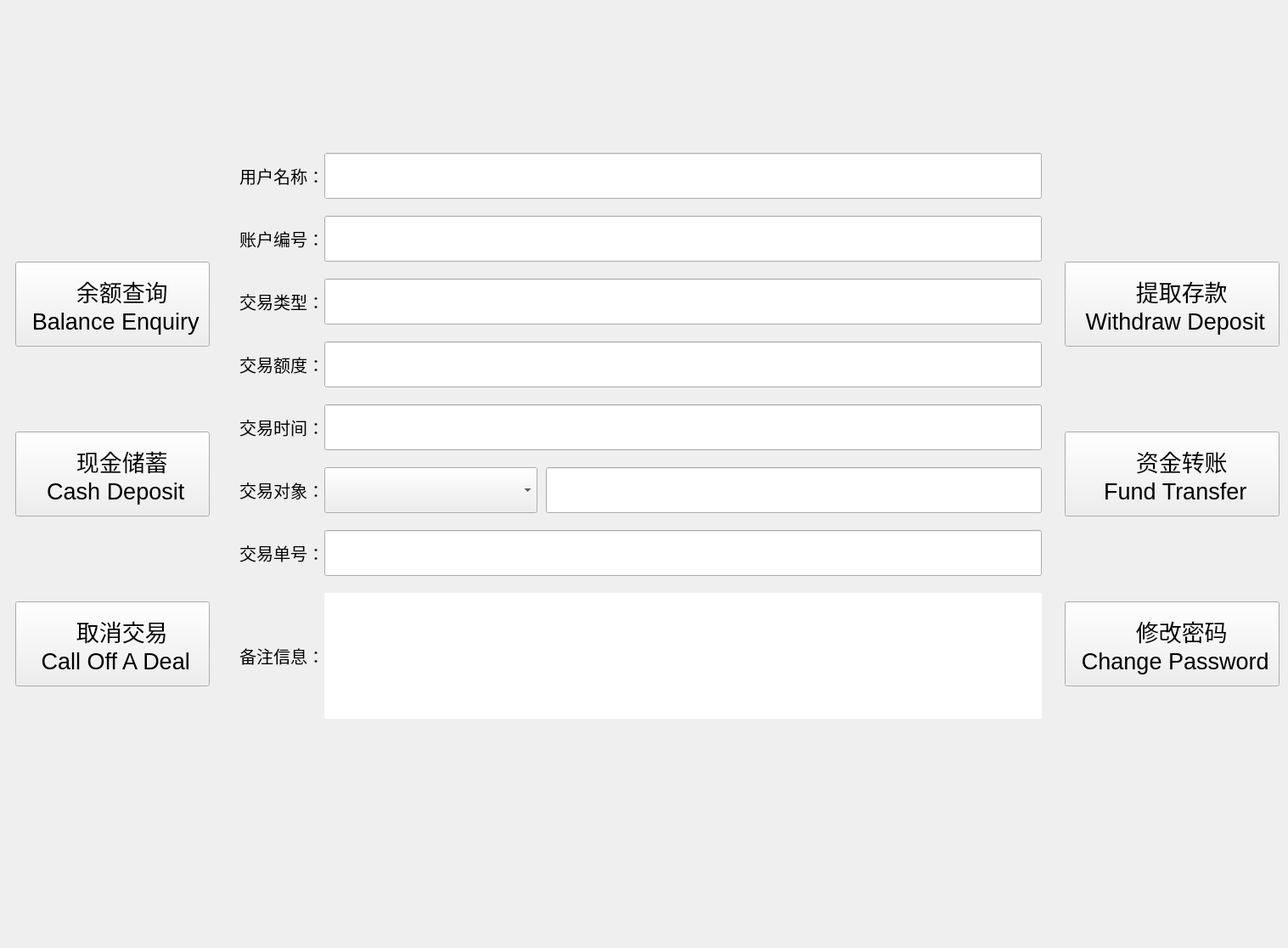
<?xml version="1.0" encoding="UTF-8"?>
<ui version="4.0">
 <class>MainWindow</class>
 <widget class="QMainWindow" name="MainWindow">
  <property name="geometry">
   <rect>
    <x>0</x>
    <y>0</y>
    <width>1517</width>
    <height>1116</height>
   </rect>
  </property>
  <property name="windowTitle">
   <string>MainWindow</string>
  </property>
  <property name="styleSheet">
   <string notr="true"/>
  </property>
  <widget class="QWidget" name="CentralWidget">
   <layout class="QHBoxLayout" name="horizontalLayout">
    <property name="spacing">
     <number>0</number>
    </property>
    <property name="leftMargin">
     <number>0</number>
    </property>
    <property name="topMargin">
     <number>0</number>
    </property>
    <property name="rightMargin">
     <number>0</number>
    </property>
    <property name="bottomMargin">
     <number>0</number>
    </property>
    <item>
     <widget class="QStackedWidget" name="StackedWidget">
      <property name="currentIndex">
       <number>0</number>
      </property>
      <widget class="QWidget" name="Wallpaper">
       <property name="sizePolicy">
        <sizepolicy hsizetype="Preferred" vsizetype="Preferred">
         <horstretch>0</horstretch>
         <verstretch>0</verstretch>
        </sizepolicy>
       </property>
       <layout class="QHBoxLayout" name="WallpapperLayout" stretch="1,8,1">
        <item>
         <widget class="QStackedWidget" name="ButtonGroup">
          <widget class="QWidget" name="Group">
           <layout class="QVBoxLayout" name="LeftButtonBoxLayout" stretch="1,98,1">
            <item>
             <spacer name="LeftButton_verticalSpacer_top">
              <property name="orientation">
               <enum>Qt::Vertical</enum>
              </property>
              <property name="sizeType">
               <enum>QSizePolicy::Minimum</enum>
              </property>
              <property name="sizeHint" stdset="0">
               <size>
                <width>20</width>
                <height>80</height>
               </size>
              </property>
             </spacer>
            </item>
            <item>
             <layout class="QVBoxLayout" name="LeftButtonBox" stretch="1,1,1">
              <property name="spacing">
               <number>100</number>
              </property>
              <item>
               <widget class="QToolButton" name="Balance_Button">
                <property name="sizePolicy">
                 <sizepolicy hsizetype="Expanding" vsizetype="Fixed">
                  <horstretch>0</horstretch>
                  <verstretch>0</verstretch>
                 </sizepolicy>
                </property>
                <property name="minimumSize">
                 <size>
                  <width>0</width>
                  <height>100</height>
                 </size>
                </property>
                <property name="font">
                 <font>
                  <pointsize>20</pointsize>
                 </font>
                </property>
                <property name="text">
                 <string>   余额查询
 Balance Enquiry</string>
                </property>
                <property name="icon">
                 <iconset resource="src.qrc">
                  <normaloff>:/Image/inquire.png</normaloff>:/Image/inquire.png</iconset>
                </property>
                <property name="iconSize">
                 <size>
                  <width>100</width>
                  <height>100</height>
                 </size>
                </property>
                <property name="autoRepeatDelay">
                 <number>300</number>
                </property>
                <property name="toolButtonStyle">
                 <enum>Qt::ToolButtonTextBesideIcon</enum>
                </property>
                <property name="autoRaise">
                 <bool>false</bool>
                </property>
                <property name="arrowType">
                 <enum>Qt::NoArrow</enum>
                </property>
               </widget>
              </item>
              <item>
               <widget class="QToolButton" name="CashDeposit_Button">
                <property name="sizePolicy">
                 <sizepolicy hsizetype="Expanding" vsizetype="Fixed">
                  <horstretch>0</horstretch>
                  <verstretch>0</verstretch>
                 </sizepolicy>
                </property>
                <property name="minimumSize">
                 <size>
                  <width>0</width>
                  <height>100</height>
                 </size>
                </property>
                <property name="font">
                 <font>
                  <pointsize>20</pointsize>
                 </font>
                </property>
                <property name="text">
                 <string>   现金储蓄
 Cash Deposit</string>
                </property>
                <property name="icon">
                 <iconset resource="src.qrc">
                  <normaloff>:/Image/Moneybox.png</normaloff>:/Image/Moneybox.png</iconset>
                </property>
                <property name="iconSize">
                 <size>
                  <width>100</width>
                  <height>100</height>
                 </size>
                </property>
                <property name="toolButtonStyle">
                 <enum>Qt::ToolButtonTextBesideIcon</enum>
                </property>
               </widget>
              </item>
              <item>
               <widget class="QToolButton" name="DealActionCancelMsgButton">
                <property name="sizePolicy">
                 <sizepolicy hsizetype="Expanding" vsizetype="Fixed">
                  <horstretch>0</horstretch>
                  <verstretch>0</verstretch>
                 </sizepolicy>
                </property>
                <property name="minimumSize">
                 <size>
                  <width>0</width>
                  <height>100</height>
                 </size>
                </property>
                <property name="font">
                 <font>
                  <pointsize>20</pointsize>
                 </font>
                </property>
                <property name="text">
                 <string>   取消交易
 Call Off A Deal</string>
                </property>
                <property name="icon">
                 <iconset resource="src.qrc">
                  <normaloff>:/Image/close.png</normaloff>:/Image/close.png</iconset>
                </property>
                <property name="iconSize">
                 <size>
                  <width>100</width>
                  <height>100</height>
                 </size>
                </property>
                <property name="toolButtonStyle">
                 <enum>Qt::ToolButtonTextBesideIcon</enum>
                </property>
               </widget>
              </item>
             </layout>
            </item>
            <item>
             <spacer name="LeftButon_verticalSpacer_Buttom">
              <property name="orientation">
               <enum>Qt::Vertical</enum>
              </property>
              <property name="sizeType">
               <enum>QSizePolicy::Minimum</enum>
              </property>
              <property name="sizeHint" stdset="0">
               <size>
                <width>20</width>
                <height>80</height>
               </size>
              </property>
             </spacer>
            </item>
           </layout>
          </widget>
         </widget>
        </item>
        <item>
         <widget class="QStackedWidget" name="Window">
          <property name="currentIndex">
           <number>3</number>
          </property>
          <widget class="QWidget" name="HomePage">
           <layout class="QHBoxLayout" name="horizontalLayout_2">
            <item>
             <layout class="QGridLayout" name="LabelLayout">
              <item row="0" column="1">
               <spacer name="Label_verticalSpacer_top">
                <property name="orientation">
                 <enum>Qt::Vertical</enum>
                </property>
                <property name="sizeType">
                 <enum>QSizePolicy::Minimum</enum>
                </property>
                <property name="sizeHint" stdset="0">
                 <size>
                  <width>20</width>
                  <height>40</height>
                 </size>
                </property>
               </spacer>
              </item>
              <item row="1" column="1">
               <widget class="QLabel" name="LabelLogo">
                <property name="font">
                 <font>
                  <pointsize>35</pointsize>
                 </font>
                </property>
                <property name="text">
                 <string>Welcome to the ATM
欢迎使用自动提款设备</string>
                </property>
                <property name="alignment">
                 <set>Qt::AlignCenter</set>
                </property>
               </widget>
              </item>
              <item row="1" column="2" rowspan="2">
               <spacer name="Label_horizontalSpacer_right">
                <property name="orientation">
                 <enum>Qt::Horizontal</enum>
                </property>
                <property name="sizeHint" stdset="0">
                 <size>
                  <width>40</width>
                  <height>20</height>
                 </size>
                </property>
               </spacer>
              </item>
              <item row="2" column="1">
               <spacer name="Label_verticalSpacer_buttom">
                <property name="orientation">
                 <enum>Qt::Vertical</enum>
                </property>
                <property name="sizeType">
                 <enum>QSizePolicy::Preferred</enum>
                </property>
                <property name="sizeHint" stdset="0">
                 <size>
                  <width>20</width>
                  <height>40</height>
                 </size>
                </property>
               </spacer>
              </item>
              <item row="1" column="0">
               <spacer name="Label_horizontalSpacer_left">
                <property name="orientation">
                 <enum>Qt::Horizontal</enum>
                </property>
                <property name="sizeHint" stdset="0">
                 <size>
                  <width>40</width>
                  <height>20</height>
                 </size>
                </property>
               </spacer>
              </item>
             </layout>
            </item>
           </layout>
          </widget>
          <widget class="QWidget" name="TablePage">
           <layout class="QGridLayout" name="gridLayout" rowstretch="1,1,1,1" columnstretch="1,2,4">
            <item row="1" column="0" colspan="3">
             <widget class="QTableWidget" name="tableWidget">
              <property name="verticalScrollBarPolicy">
               <enum>Qt::ScrollBarAlwaysOff</enum>
              </property>
              <property name="horizontalScrollBarPolicy">
               <enum>Qt::ScrollBarAlwaysOff</enum>
              </property>
              <property name="sizeAdjustPolicy">
               <enum>QAbstractScrollArea::AdjustToContentsOnFirstShow</enum>
              </property>
              <property name="autoScroll">
               <bool>false</bool>
              </property>
              <property name="tabKeyNavigation">
               <bool>true</bool>
              </property>
              <property name="showDropIndicator" stdset="0">
               <bool>true</bool>
              </property>
              <property name="alternatingRowColors">
               <bool>true</bool>
              </property>
              <property name="selectionMode">
               <enum>QAbstractItemView::NoSelection</enum>
              </property>
              <property name="textElideMode">
               <enum>Qt::ElideLeft</enum>
              </property>
              <property name="showGrid">
               <bool>true</bool>
              </property>
              <property name="gridStyle">
               <enum>Qt::SolidLine</enum>
              </property>
              <property name="wordWrap">
               <bool>false</bool>
              </property>
              <attribute name="horizontalHeaderCascadingSectionResizes">
               <bool>true</bool>
              </attribute>
              <attribute name="horizontalHeaderMinimumSectionSize">
               <number>100</number>
              </attribute>
              <attribute name="horizontalHeaderDefaultSectionSize">
               <number>100</number>
              </attribute>
              <attribute name="horizontalHeaderShowSortIndicator" stdset="0">
               <bool>true</bool>
              </attribute>
              <attribute name="horizontalHeaderStretchLastSection">
               <bool>true</bool>
              </attribute>
              <attribute name="verticalHeaderVisible">
               <bool>false</bool>
              </attribute>
              <attribute name="verticalHeaderCascadingSectionResizes">
               <bool>true</bool>
              </attribute>
              <attribute name="verticalHeaderMinimumSectionSize">
               <number>50</number>
              </attribute>
              <attribute name="verticalHeaderDefaultSectionSize">
               <number>50</number>
              </attribute>
              <attribute name="verticalHeaderHighlightSections">
               <bool>true</bool>
              </attribute>
              <attribute name="verticalHeaderShowSortIndicator" stdset="0">
               <bool>true</bool>
              </attribute>
              <attribute name="verticalHeaderStretchLastSection">
               <bool>false</bool>
              </attribute>
              <row>
               <property name="text">
                <string>新建行</string>
               </property>
              </row>
              <column>
               <property name="text">
                <string>用户名</string>
               </property>
              </column>
              <column>
               <property name="text">
                <string>账户</string>
               </property>
              </column>
              <column>
               <property name="text">
                <string>币种</string>
               </property>
              </column>
              <column>
               <property name="text">
                <string>余额</string>
               </property>
              </column>
             </widget>
            </item>
            <item row="0" column="0" colspan="3">
             <spacer name="table_verticalSpacer_top">
              <property name="orientation">
               <enum>Qt::Vertical</enum>
              </property>
              <property name="sizeType">
               <enum>QSizePolicy::Minimum</enum>
              </property>
              <property name="sizeHint" stdset="0">
               <size>
                <width>20</width>
                <height>0</height>
               </size>
              </property>
             </spacer>
            </item>
            <item row="3" column="0" colspan="3">
             <spacer name="table_verticalSpacer_buttom">
              <property name="orientation">
               <enum>Qt::Vertical</enum>
              </property>
              <property name="sizeType">
               <enum>QSizePolicy::Maximum</enum>
              </property>
              <property name="sizeHint" stdset="0">
               <size>
                <width>20</width>
                <height>158</height>
               </size>
              </property>
             </spacer>
            </item>
           </layout>
          </widget>
          <widget class="QWidget" name="keyBoardPage">
           <layout class="QGridLayout" name="ButtonRectLayout" rowstretch="0">
            <property name="leftMargin">
             <number>40</number>
            </property>
            <property name="topMargin">
             <number>0</number>
            </property>
            <property name="rightMargin">
             <number>40</number>
            </property>
            <property name="bottomMargin">
             <number>40</number>
            </property>
            <property name="spacing">
             <number>0</number>
            </property>
            <item row="0" column="0">
             <widget class="QWidget" name="KeyBoard" native="true">
              <layout class="QGridLayout" name="ButtonLayout" rowstretch="2,4,2,2,2" columnstretch="1,1,1,1">
               <property name="spacing">
                <number>10</number>
               </property>
               <item row="4" column="0">
                <widget class="QPushButton" name="pushButton_7">
                 <property name="sizePolicy">
                  <sizepolicy hsizetype="Expanding" vsizetype="Expanding">
                   <horstretch>0</horstretch>
                   <verstretch>0</verstretch>
                  </sizepolicy>
                 </property>
                 <property name="font">
                  <font>
                   <pointsize>20</pointsize>
                  </font>
                 </property>
                 <property name="text">
                  <string>C</string>
                 </property>
                </widget>
               </item>
               <item row="3" column="3">
                <widget class="QPushButton" name="pushButton_6">
                 <property name="sizePolicy">
                  <sizepolicy hsizetype="Expanding" vsizetype="Expanding">
                   <horstretch>0</horstretch>
                   <verstretch>0</verstretch>
                  </sizepolicy>
                 </property>
                 <property name="font">
                  <font>
                   <pointsize>20</pointsize>
                  </font>
                 </property>
                 <property name="text">
                  <string>3000$</string>
                 </property>
                </widget>
               </item>
               <item row="3" column="1" colspan="2">
                <widget class="QPushButton" name="pushButton_5">
                 <property name="sizePolicy">
                  <sizepolicy hsizetype="Expanding" vsizetype="Expanding">
                   <horstretch>0</horstretch>
                   <verstretch>0</verstretch>
                  </sizepolicy>
                 </property>
                 <property name="font">
                  <font>
                   <pointsize>20</pointsize>
                  </font>
                 </property>
                 <property name="text">
                  <string>1000$</string>
                 </property>
                </widget>
               </item>
               <item row="2" column="0">
                <widget class="QPushButton" name="pushButton_1">
                 <property name="sizePolicy">
                  <sizepolicy hsizetype="Expanding" vsizetype="Expanding">
                   <horstretch>0</horstretch>
                   <verstretch>0</verstretch>
                  </sizepolicy>
                 </property>
                 <property name="font">
                  <font>
                   <pointsize>20</pointsize>
                  </font>
                 </property>
                 <property name="text">
                  <string>100$</string>
                 </property>
                </widget>
               </item>
               <item row="2" column="3">
                <widget class="QPushButton" name="pushButton_3">
                 <property name="sizePolicy">
                  <sizepolicy hsizetype="Expanding" vsizetype="Expanding">
                   <horstretch>0</horstretch>
                   <verstretch>0</verstretch>
                  </sizepolicy>
                 </property>
                 <property name="font">
                  <font>
                   <pointsize>21</pointsize>
                  </font>
                 </property>
                 <property name="text">
                  <string>300$</string>
                 </property>
                </widget>
               </item>
               <item row="3" column="0">
                <widget class="QPushButton" name="pushButton_4">
                 <property name="sizePolicy">
                  <sizepolicy hsizetype="Expanding" vsizetype="Expanding">
                   <horstretch>0</horstretch>
                   <verstretch>0</verstretch>
                  </sizepolicy>
                 </property>
                 <property name="font">
                  <font>
                   <pointsize>20</pointsize>
                  </font>
                 </property>
                 <property name="text">
                  <string>500$</string>
                 </property>
                </widget>
               </item>
               <item row="4" column="3">
                <widget class="QPushButton" name="pushButton_9">
                 <property name="sizePolicy">
                  <sizepolicy hsizetype="Expanding" vsizetype="Expanding">
                   <horstretch>0</horstretch>
                   <verstretch>0</verstretch>
                  </sizepolicy>
                 </property>
                 <property name="font">
                  <font>
                   <pointsize>20</pointsize>
                  </font>
                 </property>
                 <property name="text">
                  <string>Self</string>
                 </property>
                </widget>
               </item>
               <item row="2" column="1" colspan="2">
                <widget class="QPushButton" name="pushButton_2">
                 <property name="sizePolicy">
                  <sizepolicy hsizetype="Expanding" vsizetype="Expanding">
                   <horstretch>0</horstretch>
                   <verstretch>0</verstretch>
                  </sizepolicy>
                 </property>
                 <property name="font">
                  <font>
                   <pointsize>20</pointsize>
                  </font>
                 </property>
                 <property name="text">
                  <string>200$</string>
                 </property>
                </widget>
               </item>
               <item row="1" column="0" colspan="4">
                <widget class="QLineEdit" name="MoneyEdit">
                 <property name="sizePolicy">
                  <sizepolicy hsizetype="Expanding" vsizetype="Fixed">
                   <horstretch>0</horstretch>
                   <verstretch>0</verstretch>
                  </sizepolicy>
                 </property>
                 <property name="font">
                  <font>
                   <pointsize>100</pointsize>
                  </font>
                 </property>
                 <property name="readOnly">
                  <bool>false</bool>
                 </property>
                </widget>
               </item>
               <item row="4" column="1" colspan="2">
                <widget class="QPushButton" name="pushButton_8">
                 <property name="sizePolicy">
                  <sizepolicy hsizetype="Expanding" vsizetype="Expanding">
                   <horstretch>0</horstretch>
                   <verstretch>0</verstretch>
                  </sizepolicy>
                 </property>
                 <property name="font">
                  <font>
                   <pointsize>20</pointsize>
                  </font>
                 </property>
                 <property name="text">
                  <string>OK</string>
                 </property>
                </widget>
               </item>
              </layout>
             </widget>
            </item>
           </layout>
          </widget>
          <widget class="QWidget" name="DealInformationPage">
           <layout class="QVBoxLayout" name="verticalLayout">
            <property name="spacing">
             <number>100</number>
            </property>
            <property name="leftMargin">
             <number>20</number>
            </property>
            <property name="rightMargin">
             <number>20</number>
            </property>
            <property name="bottomMargin">
             <number>0</number>
            </property>
            <item>
             <spacer name="Deal_verticalSpacer_top">
              <property name="orientation">
               <enum>Qt::Vertical</enum>
              </property>
              <property name="sizeHint" stdset="0">
               <size>
                <width>20</width>
                <height>40</height>
               </size>
              </property>
             </spacer>
            </item>
            <item>
             <layout class="QGridLayout" name="DealInformationLayout" rowstretch="1,1,1,1,1,1,1,1" columnstretch="1,1,9,0,0">
              <property name="horizontalSpacing">
               <number>0</number>
              </property>
              <property name="verticalSpacing">
               <number>20</number>
              </property>
              <item row="1" column="0">
               <widget class="QLabel" name="ID_label">
                <property name="font">
                 <font>
                  <pointsize>15</pointsize>
                 </font>
                </property>
                <property name="text">
                 <string>账户编号：</string>
                </property>
                <property name="alignment">
                 <set>Qt::AlignRight|Qt::AlignTrailing|Qt::AlignVCenter</set>
                </property>
               </widget>
              </item>
              <item row="2" column="0">
               <widget class="QLabel" name="Type_label">
                <property name="font">
                 <font>
                  <pointsize>15</pointsize>
                 </font>
                </property>
                <property name="text">
                 <string>交易类型：</string>
                </property>
                <property name="alignment">
                 <set>Qt::AlignRight|Qt::AlignTrailing|Qt::AlignVCenter</set>
                </property>
               </widget>
              </item>
              <item row="5" column="0">
               <widget class="QLabel" name="Object_label">
                <property name="font">
                 <font>
                  <pointsize>15</pointsize>
                 </font>
                </property>
                <property name="text">
                 <string>交易对象：</string>
                </property>
                <property name="alignment">
                 <set>Qt::AlignRight|Qt::AlignTrailing|Qt::AlignVCenter</set>
                </property>
               </widget>
              </item>
              <item row="4" column="0">
               <widget class="QLabel" name="Time_label">
                <property name="font">
                 <font>
                  <pointsize>15</pointsize>
                 </font>
                </property>
                <property name="text">
                 <string>交易时间：</string>
                </property>
                <property name="alignment">
                 <set>Qt::AlignRight|Qt::AlignTrailing|Qt::AlignVCenter</set>
                </property>
               </widget>
              </item>
              <item row="3" column="0">
               <widget class="QLabel" name="Balance_label">
                <property name="font">
                 <font>
                  <pointsize>15</pointsize>
                 </font>
                </property>
                <property name="text">
                 <string>交易额度：</string>
                </property>
                <property name="alignment">
                 <set>Qt::AlignRight|Qt::AlignTrailing|Qt::AlignVCenter</set>
                </property>
               </widget>
              </item>
              <item row="7" column="0">
               <widget class="QLabel" name="Msg_label">
                <property name="font">
                 <font>
                  <pointsize>15</pointsize>
                 </font>
                </property>
                <property name="text">
                 <string>备注信息：</string>
                </property>
                <property name="alignment">
                 <set>Qt::AlignRight|Qt::AlignTrailing|Qt::AlignVCenter</set>
                </property>
               </widget>
              </item>
              <item row="6" column="0">
               <widget class="QLabel" name="Num_label">
                <property name="font">
                 <font>
                  <pointsize>15</pointsize>
                 </font>
                </property>
                <property name="text">
                 <string>交易单号：</string>
                </property>
                <property name="alignment">
                 <set>Qt::AlignRight|Qt::AlignTrailing|Qt::AlignVCenter</set>
                </property>
               </widget>
              </item>
              <item row="0" column="0">
               <widget class="QLabel" name="User_label">
                <property name="font">
                 <font>
                  <pointsize>15</pointsize>
                 </font>
                </property>
                <property name="text">
                 <string>用户名称：</string>
                </property>
                <property name="alignment">
                 <set>Qt::AlignRight|Qt::AlignTrailing|Qt::AlignVCenter</set>
                </property>
               </widget>
              </item>
              <item row="0" column="1" colspan="4">
               <widget class="QLineEdit" name="User_lineEdit">
                <property name="sizePolicy">
                 <sizepolicy hsizetype="Expanding" vsizetype="Expanding">
                  <horstretch>0</horstretch>
                  <verstretch>0</verstretch>
                 </sizepolicy>
                </property>
                <property name="font">
                 <font>
                  <pointsize>30</pointsize>
                 </font>
                </property>
                <property name="text">
                 <string/>
                </property>
                <property name="readOnly">
                 <bool>true</bool>
                </property>
               </widget>
              </item>
              <item row="1" column="1" colspan="4">
               <widget class="QLineEdit" name="ID_lineEdit">
                <property name="sizePolicy">
                 <sizepolicy hsizetype="Expanding" vsizetype="Expanding">
                  <horstretch>0</horstretch>
                  <verstretch>0</verstretch>
                 </sizepolicy>
                </property>
                <property name="font">
                 <font>
                  <pointsize>30</pointsize>
                 </font>
                </property>
                <property name="text">
                 <string/>
                </property>
                <property name="readOnly">
                 <bool>true</bool>
                </property>
               </widget>
              </item>
              <item row="2" column="1" colspan="4">
               <widget class="QLineEdit" name="Type_lineEdit">
                <property name="sizePolicy">
                 <sizepolicy hsizetype="Expanding" vsizetype="Expanding">
                  <horstretch>0</horstretch>
                  <verstretch>0</verstretch>
                 </sizepolicy>
                </property>
                <property name="font">
                 <font>
                  <pointsize>30</pointsize>
                 </font>
                </property>
                <property name="text">
                 <string/>
                </property>
                <property name="readOnly">
                 <bool>true</bool>
                </property>
               </widget>
              </item>
              <item row="3" column="1" colspan="4">
               <widget class="QLineEdit" name="Balance_lineEdit">
                <property name="sizePolicy">
                 <sizepolicy hsizetype="Expanding" vsizetype="Expanding">
                  <horstretch>0</horstretch>
                  <verstretch>0</verstretch>
                 </sizepolicy>
                </property>
                <property name="font">
                 <font>
                  <pointsize>30</pointsize>
                 </font>
                </property>
                <property name="text">
                 <string/>
                </property>
                <property name="readOnly">
                 <bool>true</bool>
                </property>
               </widget>
              </item>
              <item row="4" column="1" colspan="4">
               <widget class="QLineEdit" name="Time_lineEdit">
                <property name="sizePolicy">
                 <sizepolicy hsizetype="Expanding" vsizetype="Expanding">
                  <horstretch>0</horstretch>
                  <verstretch>0</verstretch>
                 </sizepolicy>
                </property>
                <property name="font">
                 <font>
                  <pointsize>30</pointsize>
                 </font>
                </property>
                <property name="text">
                 <string/>
                </property>
                <property name="readOnly">
                 <bool>true</bool>
                </property>
               </widget>
              </item>
              <item row="5" column="1" colspan="2">
               <layout class="QHBoxLayout" name="ObjectLayout" stretch="3,7">
                <property name="spacing">
                 <number>10</number>
                </property>
                <item>
                 <widget class="QComboBox" name="ObjectUser_Box">
                  <property name="sizePolicy">
                   <sizepolicy hsizetype="Preferred" vsizetype="Expanding">
                    <horstretch>0</horstretch>
                    <verstretch>0</verstretch>
                   </sizepolicy>
                  </property>
                 </widget>
                </item>
                <item>
                 <widget class="QLineEdit" name="ObjectID_lineEdit">
                  <property name="font">
                   <font>
                    <pointsize>30</pointsize>
                   </font>
                  </property>
                 </widget>
                </item>
               </layout>
              </item>
              <item row="6" column="1" colspan="4">
               <widget class="QLineEdit" name="Num_lineEdit">
                <property name="sizePolicy">
                 <sizepolicy hsizetype="Expanding" vsizetype="Expanding">
                  <horstretch>0</horstretch>
                  <verstretch>0</verstretch>
                 </sizepolicy>
                </property>
                <property name="font">
                 <font>
                  <pointsize>30</pointsize>
                 </font>
                </property>
                <property name="text">
                 <string/>
                </property>
                <property name="readOnly">
                 <bool>true</bool>
                </property>
               </widget>
              </item>
              <item row="7" column="1" colspan="4">
               <widget class="QTextEdit" name="Msg_TextEdit">
                <property name="sizePolicy">
                 <sizepolicy hsizetype="Expanding" vsizetype="Minimum">
                  <horstretch>0</horstretch>
                  <verstretch>0</verstretch>
                 </sizepolicy>
                </property>
                <property name="font">
                 <font>
                  <pointsize>25</pointsize>
                 </font>
                </property>
                <property name="frameShape">
                 <enum>QFrame::NoFrame</enum>
                </property>
                <property name="lineWidth">
                 <number>0</number>
                </property>
                <property name="verticalScrollBarPolicy">
                 <enum>Qt::ScrollBarAlwaysOff</enum>
                </property>
                <property name="horizontalScrollBarPolicy">
                 <enum>Qt::ScrollBarAlwaysOff</enum>
                </property>
                <property name="sizeAdjustPolicy">
                 <enum>QAbstractScrollArea::AdjustToContents</enum>
                </property>
                <property name="readOnly">
                 <bool>false</bool>
                </property>
                <property name="textInteractionFlags">
                 <set>Qt::TextEditorInteraction</set>
                </property>
               </widget>
              </item>
             </layout>
            </item>
            <item>
             <widget class="QDialogButtonBox" name="DealButtonBox">
              <property name="standardButtons">
               <set>QDialogButtonBox::NoButton</set>
              </property>
             </widget>
            </item>
            <item>
             <spacer name="Deal_verticalSpacer_buttom">
              <property name="orientation">
               <enum>Qt::Vertical</enum>
              </property>
              <property name="sizeHint" stdset="0">
               <size>
                <width>20</width>
                <height>40</height>
               </size>
              </property>
             </spacer>
            </item>
           </layout>
          </widget>
          <widget class="QWidget" name="ChangePasswordpage">
           <layout class="QVBoxLayout" name="ChangePasswordLayout" stretch="4,2,2,2,2,2,6">
            <property name="spacing">
             <number>20</number>
            </property>
            <property name="leftMargin">
             <number>50</number>
            </property>
            <property name="rightMargin">
             <number>50</number>
            </property>
            <item>
             <spacer name="Line_verticalSpacer_buttom">
              <property name="orientation">
               <enum>Qt::Vertical</enum>
              </property>
              <property name="sizeHint" stdset="0">
               <size>
                <width>20</width>
                <height>95</height>
               </size>
              </property>
             </spacer>
            </item>
            <item>
             <widget class="QLineEdit" name="lineEdit_user">
              <property name="sizePolicy">
               <sizepolicy hsizetype="Expanding" vsizetype="Fixed">
                <horstretch>0</horstretch>
                <verstretch>0</verstretch>
               </sizepolicy>
              </property>
              <property name="minimumSize">
               <size>
                <width>0</width>
                <height>80</height>
               </size>
              </property>
              <property name="font">
               <font>
                <pointsize>40</pointsize>
               </font>
              </property>
              <property name="readOnly">
               <bool>true</bool>
              </property>
             </widget>
            </item>
            <item>
             <widget class="QLineEdit" name="lineEdit_key">
              <property name="sizePolicy">
               <sizepolicy hsizetype="Expanding" vsizetype="Fixed">
                <horstretch>0</horstretch>
                <verstretch>0</verstretch>
               </sizepolicy>
              </property>
              <property name="minimumSize">
               <size>
                <width>0</width>
                <height>80</height>
               </size>
              </property>
              <property name="font">
               <font>
                <pointsize>20</pointsize>
               </font>
              </property>
              <property name="echoMode">
               <enum>QLineEdit::Password</enum>
              </property>
             </widget>
            </item>
            <item>
             <widget class="QLineEdit" name="lineEdit_password">
              <property name="sizePolicy">
               <sizepolicy hsizetype="Expanding" vsizetype="Fixed">
                <horstretch>0</horstretch>
                <verstretch>0</verstretch>
               </sizepolicy>
              </property>
              <property name="minimumSize">
               <size>
                <width>0</width>
                <height>80</height>
               </size>
              </property>
              <property name="font">
               <font>
                <pointsize>20</pointsize>
               </font>
              </property>
              <property name="echoMode">
               <enum>QLineEdit::Password</enum>
              </property>
             </widget>
            </item>
            <item>
             <widget class="QLineEdit" name="lineEdit_hint">
              <property name="sizePolicy">
               <sizepolicy hsizetype="Expanding" vsizetype="Fixed">
                <horstretch>0</horstretch>
                <verstretch>0</verstretch>
               </sizepolicy>
              </property>
              <property name="font">
               <font>
                <pointsize>20</pointsize>
               </font>
              </property>
              <property name="readOnly">
               <bool>true</bool>
              </property>
             </widget>
            </item>
            <item>
             <widget class="QDialogButtonBox" name="PasswordbuttonBox">
              <property name="standardButtons">
               <set>QDialogButtonBox::NoButton</set>
              </property>
             </widget>
            </item>
            <item>
             <spacer name="Line_verticalSpacer_top">
              <property name="orientation">
               <enum>Qt::Vertical</enum>
              </property>
              <property name="sizeHint" stdset="0">
               <size>
                <width>20</width>
                <height>143</height>
               </size>
              </property>
             </spacer>
            </item>
           </layout>
          </widget>
         </widget>
        </item>
        <item>
         <widget class="QStackedWidget" name="ButtonBox">
          <widget class="QWidget" name="Box1">
           <layout class="QVBoxLayout" name="RightButtonLayout" stretch="1,98,1">
            <property name="leftMargin">
             <number>1</number>
            </property>
            <property name="topMargin">
             <number>1</number>
            </property>
            <property name="rightMargin">
             <number>1</number>
            </property>
            <property name="bottomMargin">
             <number>1</number>
            </property>
            <item>
             <spacer name="RightButton_verticalSpacer_top">
              <property name="orientation">
               <enum>Qt::Vertical</enum>
              </property>
              <property name="sizeType">
               <enum>QSizePolicy::Minimum</enum>
              </property>
              <property name="sizeHint" stdset="0">
               <size>
                <width>20</width>
                <height>80</height>
               </size>
              </property>
             </spacer>
            </item>
            <item>
             <layout class="QVBoxLayout" name="RightButtonBox" stretch="1,1,1">
              <property name="spacing">
               <number>100</number>
              </property>
              <item>
               <widget class="QToolButton" name="WithdrawDepositButton">
                <property name="sizePolicy">
                 <sizepolicy hsizetype="Expanding" vsizetype="Fixed">
                  <horstretch>0</horstretch>
                  <verstretch>0</verstretch>
                 </sizepolicy>
                </property>
                <property name="minimumSize">
                 <size>
                  <width>0</width>
                  <height>100</height>
                 </size>
                </property>
                <property name="font">
                 <font>
                  <pointsize>20</pointsize>
                 </font>
                </property>
                <property name="text">
                 <string>   提取存款
 Withdraw Deposit</string>
                </property>
                <property name="icon">
                 <iconset resource="src.qrc">
                  <normaloff>:/Image/cash.png</normaloff>:/Image/cash.png</iconset>
                </property>
                <property name="iconSize">
                 <size>
                  <width>100</width>
                  <height>100</height>
                 </size>
                </property>
                <property name="autoRepeatDelay">
                 <number>150</number>
                </property>
                <property name="toolButtonStyle">
                 <enum>Qt::ToolButtonTextBesideIcon</enum>
                </property>
               </widget>
              </item>
              <item>
               <widget class="QToolButton" name="CashTransferButton">
                <property name="sizePolicy">
                 <sizepolicy hsizetype="Expanding" vsizetype="Fixed">
                  <horstretch>0</horstretch>
                  <verstretch>0</verstretch>
                 </sizepolicy>
                </property>
                <property name="minimumSize">
                 <size>
                  <width>0</width>
                  <height>100</height>
                 </size>
                </property>
                <property name="font">
                 <font>
                  <pointsize>20</pointsize>
                 </font>
                </property>
                <property name="text">
                 <string>   资金转账
 Fund Transfer</string>
                </property>
                <property name="icon">
                 <iconset resource="src.qrc">
                  <normaloff>:/Image/transfer.png</normaloff>:/Image/transfer.png</iconset>
                </property>
                <property name="iconSize">
                 <size>
                  <width>100</width>
                  <height>100</height>
                 </size>
                </property>
                <property name="toolButtonStyle">
                 <enum>Qt::ToolButtonTextBesideIcon</enum>
                </property>
               </widget>
              </item>
              <item>
               <widget class="QToolButton" name="ChangePasswordButton">
                <property name="sizePolicy">
                 <sizepolicy hsizetype="Expanding" vsizetype="Fixed">
                  <horstretch>0</horstretch>
                  <verstretch>0</verstretch>
                 </sizepolicy>
                </property>
                <property name="minimumSize">
                 <size>
                  <width>0</width>
                  <height>100</height>
                 </size>
                </property>
                <property name="font">
                 <font>
                  <pointsize>20</pointsize>
                 </font>
                </property>
                <property name="text">
                 <string>   修改密码
 Change Password</string>
                </property>
                <property name="icon">
                 <iconset resource="src.qrc">
                  <normaloff>:/Image/admin.png</normaloff>:/Image/admin.png</iconset>
                </property>
                <property name="iconSize">
                 <size>
                  <width>100</width>
                  <height>100</height>
                 </size>
                </property>
                <property name="toolButtonStyle">
                 <enum>Qt::ToolButtonTextBesideIcon</enum>
                </property>
               </widget>
              </item>
             </layout>
            </item>
            <item>
             <spacer name="LeftButton_verticalSpacer_buttom">
              <property name="orientation">
               <enum>Qt::Vertical</enum>
              </property>
              <property name="sizeType">
               <enum>QSizePolicy::Minimum</enum>
              </property>
              <property name="sizeHint" stdset="0">
               <size>
                <width>20</width>
                <height>80</height>
               </size>
              </property>
             </spacer>
            </item>
           </layout>
          </widget>
         </widget>
        </item>
       </layout>
      </widget>
      <widget class="QWidget" name="Business"/>
     </widget>
    </item>
   </layout>
  </widget>
 </widget>
 <resources>
  <include location="src.qrc"/>
 </resources>
 <connections/>
</ui>
